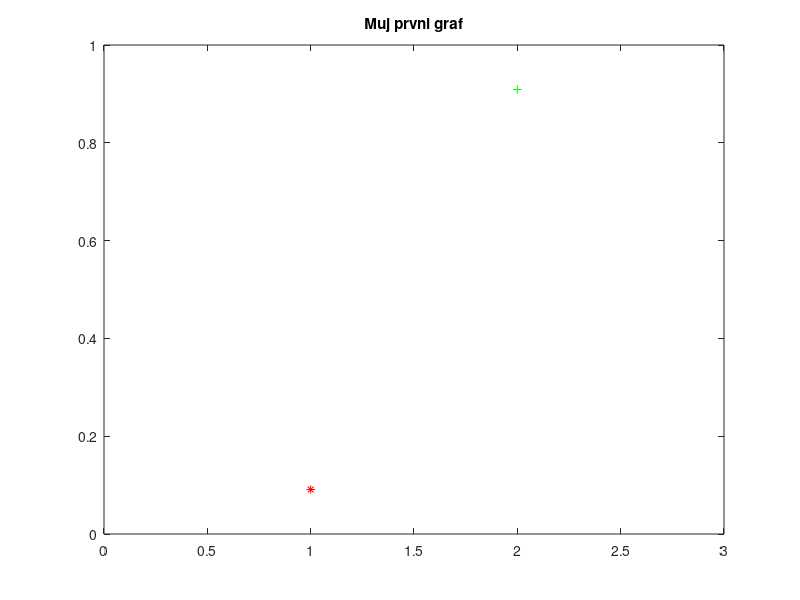

The MATLAB source for this figure:
%% Muj prvni skript
 clear           %vymaze vsechny promenne z pameti
 close all       %zavre vsechna okna (s obrazky)
 clc             %vymaze command window (prikazove okno)

%% 1. Hra Alice a Boba - deklarace promennych a parametru
 S = 1000000;    %pocet opakovani cele hry (pocet simulaci)
 r = 0;          %pocitadlo stavu 5:3 (t.j. kolikrat nastane stav 5:3 v prospech Alice)
 E_Bwin = 0;     %stredni hodnota vyhry Boba pri stavu 5:3 (inicializace)

%% 2. Simulace hry
 for s=1:S       %v cyklu pro 1,2,3,..., S opakujeme
  p = rand;     %pocatecni rozdeleni stolu
                %generujeme p~U(0,1)
  %nahodne zahrani 8 her
  y = rand(8,1); %vektor rozmeru 8x1 s nezavislymi U(0,1)
  
  %overime zda-li nastal stav 5:3 => Alice musi vyhrat prave 5x
  %jestli y < p ....vrati vektor 0/1, kde 1 = vyhra Alice
  %sum(y<p) ... sum secte prvky vektoru, t.j. vypocte pocet vyher Alice 
  %             -> porovname s 5 (jestli je po 8 hrach stav 5:3, pak Alice 
  %             vyhrala prave 5-krat)
  if (sum(y<p)==5)
      r = r+1; %pocitadlo stavu 5:3 se posune o jedna
      %scitame pravdepodobnosti vyhry Boba
      %(z predchozich behu pri stavu 5:3)
      E_Bwin = E_Bwin + (1-p)^3;
  end
 end

%% Vypocet a prezentace pozadovanych statistik
%Stredni (ocekavana) hodnota pravdepodobnosti vyhry Boba pri
%stavu 5:3
 E_Bwin = E_Bwin/r;
%Stredni (ocekavana) hodnota pravdepodobnosti vyhry Alice pri
%stavu 5:3
 E_Awin = 1-E_Bwin;

%Jednoduchy vypis vysledku na obrazovku
 disp('Prumerna pravdepodobnost vyhry Boba pri stavu 5:3')
 disp(E_Bwin)
 disp('Prumerna pravdepodobnost vyhry Alice pri stavu 5:3')
 disp(E_Awin)
 disp('Ferovy podil sanci A:B pro rozdeleni vyhry za stavu 5:3')
 disp(E_Awin/E_Bwin)
 disp('Pocet stavu 5:3')
 disp(r)
 disp('Relativni zastoupeni poctu stavu 5:3 na celkovem poctu simulaci')
 disp(r/S)

%Graficke zobrazeni vysledku
 figure
 plot(1,E_Bwin,'*r') % Stredni hodnota pravdepodobnosti vyhry Boba (jako bod s x-ovou souradnici=1)
 hold on
 plot(2,E_Awin,'+g') % Stredni hodnota pravdepodobnosti vyhry Alice (jako bod s x-ovou souradnici=2)
 xlim([0,3])     % omezeni rozsahu osi x na interval (0, 3)
 title('Muj prvni graf')

